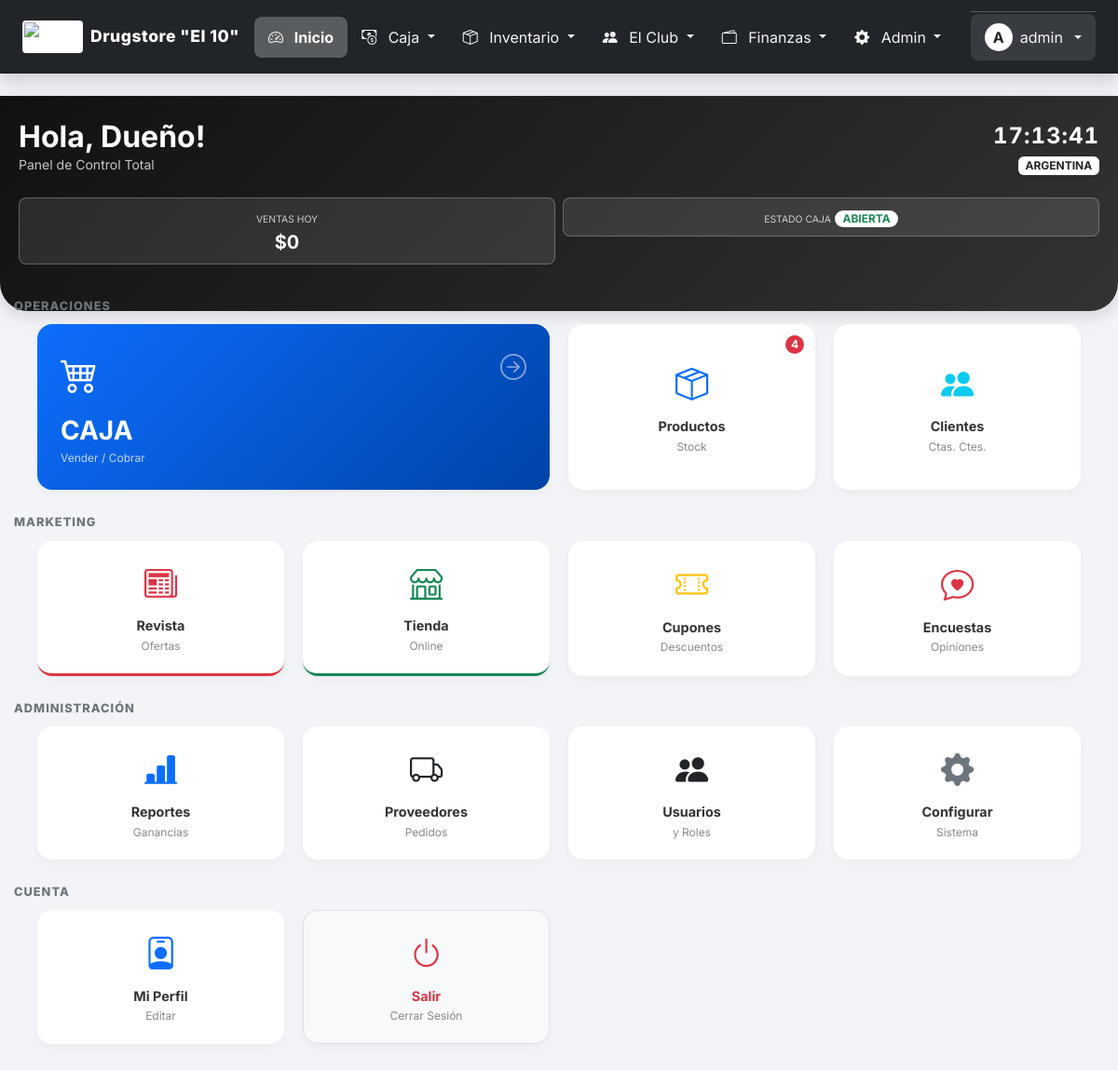
Page /dashboard.php (signed in) on the earlier database version.
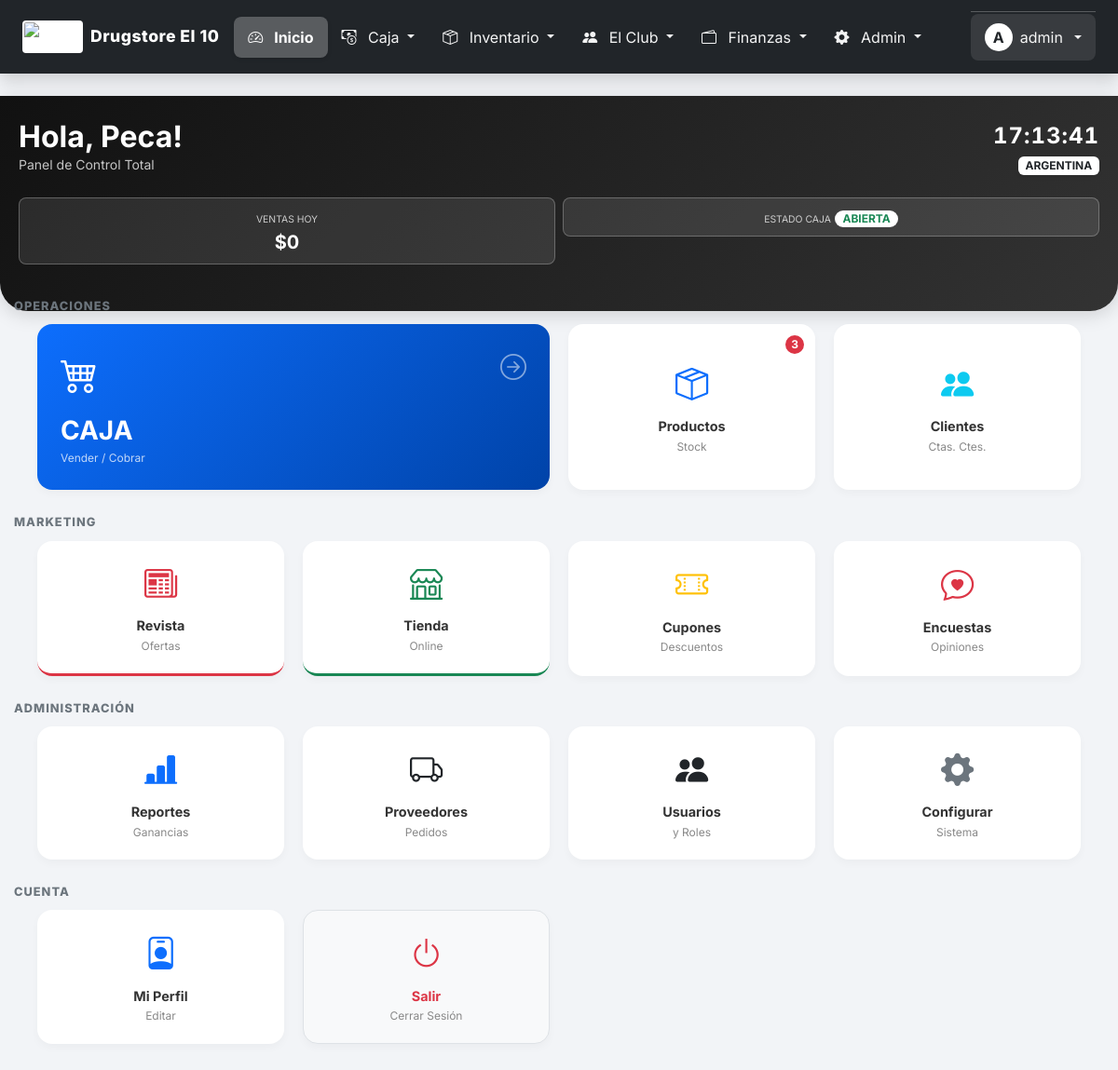
Same page on the later database version.
### tables this page shows
CREATE TABLE `usuarios` (
  `id` int(11) NOT NULL,
  `nombre_completo` varchar(100) NOT NULL,
  `usuario` varchar(50) NOT NULL,
  `password` varchar(255) NOT NULL,
  `id_rol` int(11) NOT NULL,
  `activo` tinyint(1) DEFAULT 1,
  `ultimo_login` datetime DEFAULT NULL,
  `email` varchar(100) DEFAULT NULL,
  `whatsapp` varchar(50) DEFAULT NULL,
  `foto_perfil` varchar(255) DEFAULT NULL,
  `rol` enum('admin','empleado') NOT NULL DEFAULT 'empleado',
  `forzar_logout` tinyint(1) DEFAULT 0,
  `ultimo_acceso` datetime DEFAULT NULL
);

### dashboard.php (the view, shortened to what the changed rows need)
<?php
require_once 'includes/db.php';
$id_user = $_SESSION['usuario_id'];
$stmtUser = $conexion->prepare("SELECT nombre_completo, usuario, id_rol FROM usuarios WHERE id = ?");
$stmtUser->execute([$id_user]);
$datosUsuario = $stmtUser->fetch(PDO::FETCH_ASSOC);
$nombre_mostrar = !empty($datosUsuario['nombre_completo']) ? $datosUsuario['nombre_completo'] : $datosUsuario['usuario'];
$rol_usuario = $datosUsuario['id_rol'] ?? 3;
$alertas_stock = 0;
if($rol_usuario <= 2) {
    $stmtStock = $conexion->query("SELECT COUNT(*) FROM productos WHERE stock_actual <= stock_minimo AND activo = 1");
    $alertas_stock = $stmtStock->fetchColumn();
}
?>
<!DOCTYPE html>
<html lang="es">
<head>
    <link href="https://cdn.jsdelivr.net/npm/bootstrap@5.3.0/dist/css/bootstrap.min.css" rel="stylesheet">
    <link rel="stylesheet" href="https://cdn.jsdelivr.net/npm/bootstrap-icons@1.10.0/font/bootstrap-icons.css">
</head>
<body>
    <?php include 'includes/menu.php'; ?>
    <div class="dash-header">
        <div class="d-flex justify-content-between align-items-start">
            <div>
                <h1 class="fw-bold mb-0 fs-2">Hola, <?php echo htmlspecialchars(explode(' ', $nombre_mostrar)[0]); ?>!</h1>
                <p class="opacity-75 mb-0 small">
                    <?php echo ($rol_usuario <= 2) ? 'Panel de Control Total' : 'Panel de Ventas'; ?>
                </p>
            </div>
        </div>
    </div>
    <div class="container-fluid p-0">
        <div class="grid-menu">
            <a href="productos.php" class="card-menu">
                <?php if($alertas_stock > 0 && $rol_usuario <= 2): ?>
                    <div class="badge-notify"><?php echo $alertas_stock; ?></div>
                <?php endif; ?>
                <i class="bi bi-box-seam icon-lg text-primary"></i>
                <div class="menu-title">Productos</div>
                <div class="menu-sub">Stock</div>
            </a>
        </div>
    </div>
</body>
</html>

### menu.php (shortened to what the changed rows need)
<?php
$nombre_negocio = 'SISTEMA KIOSCO';
$logo_url = '';
if (isset($conexion)) {
    try {
        $stmt = $conexion->query("SELECT * FROM configuracion WHERE id=1");
        if ($stmt) {
            $conf = $stmt->fetch(PDO::FETCH_ASSOC);
            $conf = (is_object($conf)) ? (array)$conf : $conf;
            if ($conf) {
                $nombre_negocio = $conf['nombre_negocio'] ?? $nombre_negocio;
                $logo_url = $conf['logo_url'] ?? $logo_url;
            }
        }
    } catch (Exception $e) { }
}
?>
<nav class="navbar navbar-expand-lg navbar-dark navbar-custom sticky-top mb-4 shadow">
    <div class="container-fluid px-3 px-lg-4"> <a class="navbar-brand d-flex align-items-center" href="dashboard.php">
            <?php if(!empty($logo_url)): ?>
                <img src="<?php echo $logo_url; ?>" class="logo-menu" alt="Logo">
            <?php else: ?>
                <i class="bi bi-shop-window me-2 fs-4"></i>
            <?php endif; ?>
            <span><?php echo $nombre_negocio; ?></span>
        </a>
    </div>
</nav>

Differences in the rows shown:
changed usuarios: nombre_completo "Dueño" → "Peca"
Other differences:
$nombre_negocio: "Drugstore \"El 10\"" → "Drugstore El 10"
$alertas_stock: "4" → "3"
